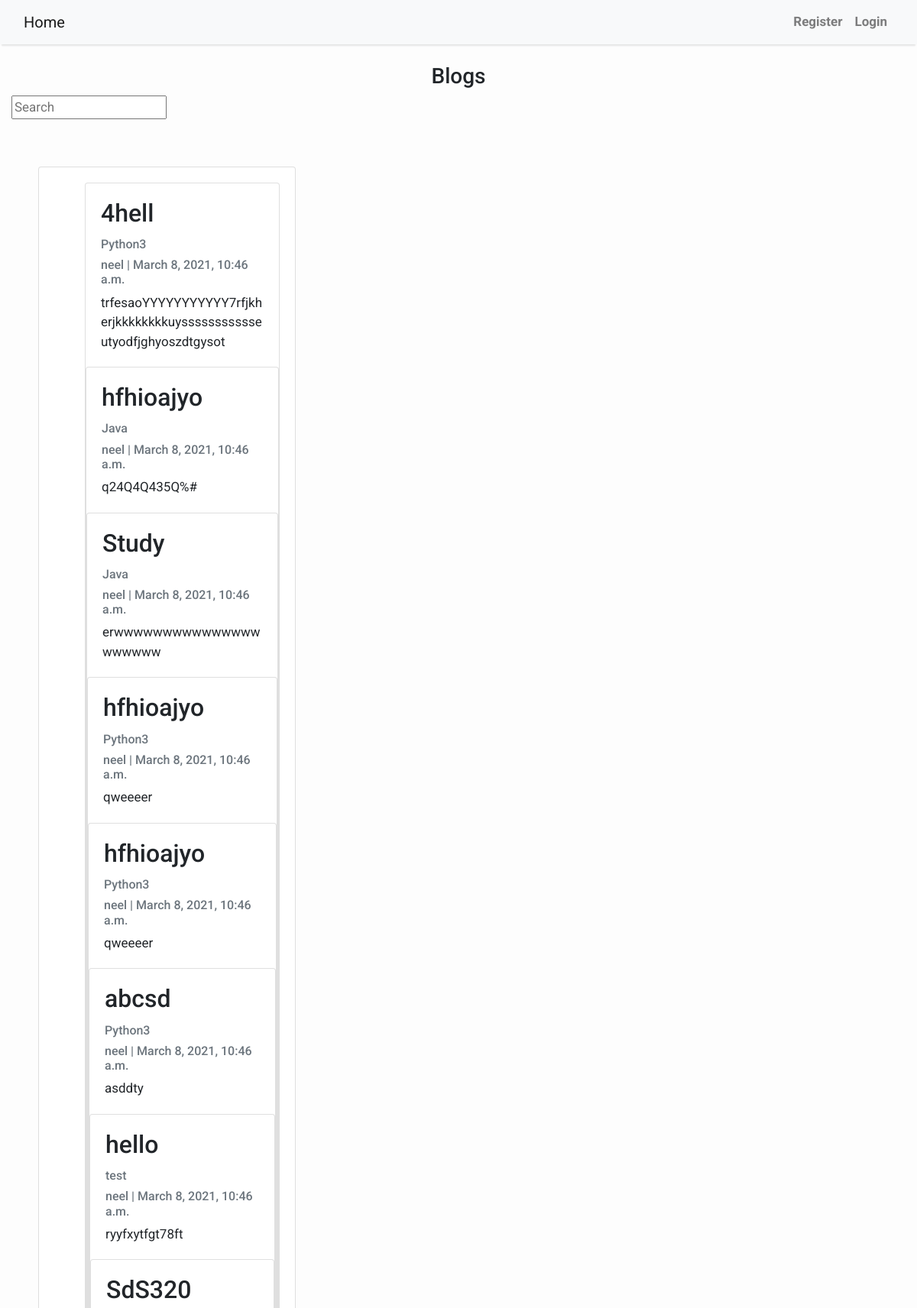
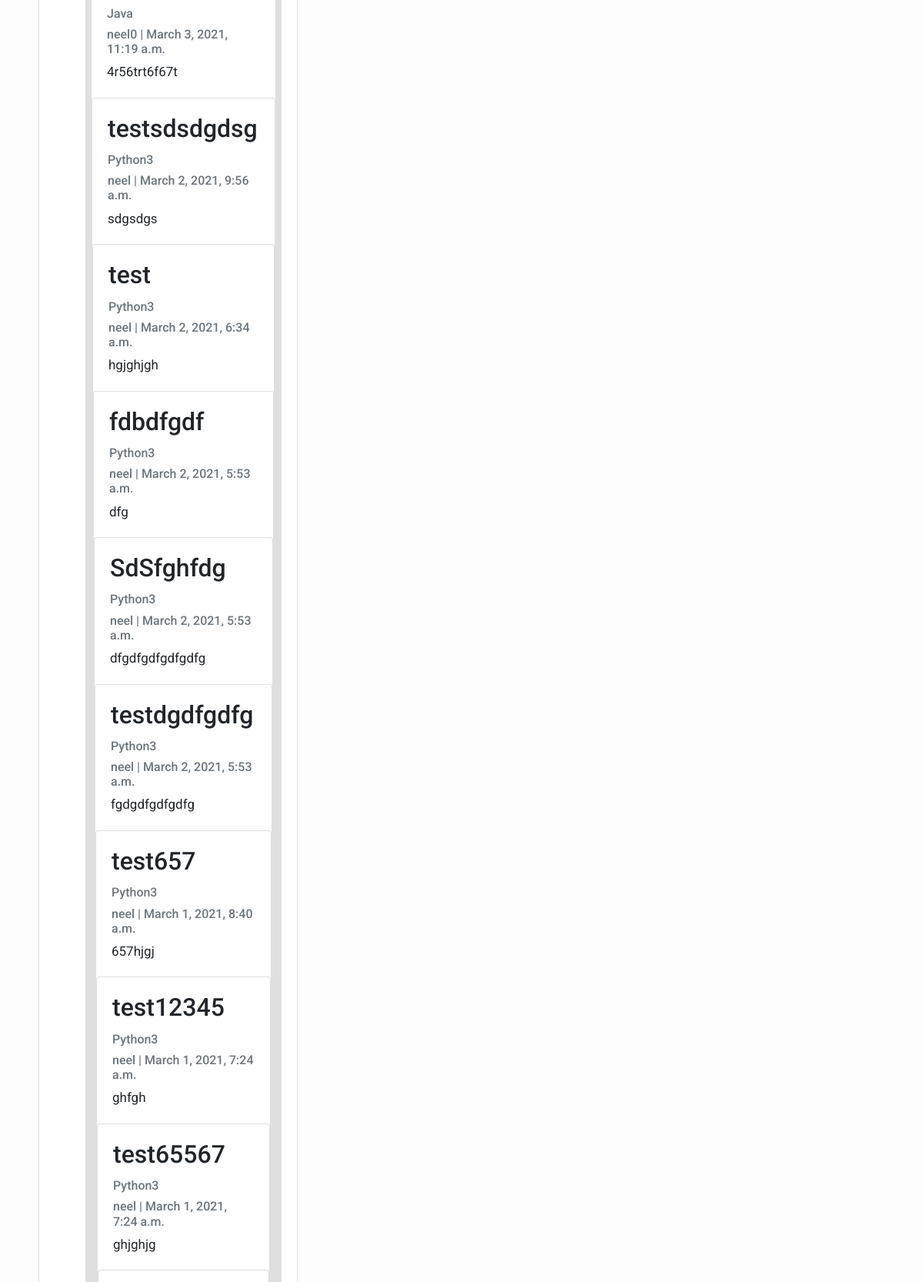
Screenshot of /ajax_search/ (upper part) with the database file from the repository (2 pictures, top to bottom).
### blog/models.py (models this page shows, shortened)
class Post(models.Model):
    title = models.CharField('title for post', max_length=200)
    author = models.ForeignKey(
        User, on_delete=models.CASCADE, related_name='blog_posts')
    updated_on = models.DateTimeField(auto_now=True)
    content = models.TextField()
    category = models.ForeignKey(
        Category, verbose_name="Category", on_delete=models.CASCADE, blank=True, null=True)
    created_on = models.DateTimeField(
        editable=True, auto_now_add=False, default=django.utils.timezone.now)
    slug = models.CharField(max_length=200, unique=True)
    class Meta:
        ordering = ['-created_on']

class Category(models.Model):
    title = models.CharField(max_length=255, unique=True,
                             verbose_name="Title for category")
    class Meta:
        verbose_name = "Category"
        verbose_name_plural = "Categories"
    def __str__(self):
        return self.title

### blog/views.py (the view, shortened to what this page needs)
# urls.py: path(r'ajax_search/', views.ajax_search, name='ajax_search'),
def ajax_search(request):
    ctx = {}
    url_parameter = request.GET.get("q")
    if url_parameter:
        ajax_blogs = Post.objects.filter(
            Q(title__icontains=url_parameter) | Q(content__icontains=url_parameter))
    else:
        ajax_blogs = Post.objects.all()
    ctx['ajax_blogs'] = ajax_blogs
    return render(request, "blog/ajax_search.html", context=ctx)

### blog/templates/blog/ajax_search.html (shortened to what this page needs)
{% extends 'blog/base.html' %}
{% load static %}
{% block content %}<br>
<center><h3>Blogs</h3></center>
<div class="col-6 align-left">
  <input type="text" id="user-input" placeholder="Search">
</div><br>
<div class="card-body">
  <div id="replaceable-content" class="col-6">
    <div class="container">
      <div class="row">
          <div class="col-md-8 mt-3 left">
            <div class="card mb-4">
              <div class="card-body">
    {% include 'blog/ajax-blogs-data.html' %}
  </div>
</div>
</div>
</div>
</div>
  </div><br>
</div>
{% endblock content %}

### blog/templates/blog/ajax-blogs-data.html
{% if ajax_blogs %}
  <ul>
  {% for post in ajax_blogs %}
  <div class="card mb-4">
    <div class="card-body">
        <h2 class="card-title">{{ post.title }}</h2>
        <p class="card-text text-muted h6">{{ post.category }}</p>
        <p class="card-text text-muted h6">{{ post.author }} | {{ post.created_on}} </p>
        <p class="card-text">{{post.content|slice:":200" }}</p>
</div>
  {% endfor %}
  </ul>
{% else %}
  <p>No artists found.</p>
{% endif %}

### blog/templates/blog/base.html (style rules this page uses)
body { font-family: "Roboto", sans-serif; font-size: 17px; background-color: #fdfdfd; }

### rows the page displays
Post: title "4hell", category "Python3", author "neel", created_on "March 8, 2021, 10:46 a.m.", content "trfesaoYYYYYYYYYYY7rfjkherjkkkkkkkkuyssssssssssseutyodfjghyoszdtgysot"
Post: title "hfhioajyo", category "Java", author "neel", created_on "March 8, 2021, 10:46 a.m.", content "q24Q4Q435Q%#"
Post: title "Study", category "Java", author "neel", created_on "March 8, 2021, 10:46 a.m.", content "erwwwwwwwwwwwwwwwwwwwww"
Post: title "hfhioajyo", category "Python3", author "neel", created_on "March 8, 2021, 10:46 a.m.", content "qweeeer"
Post: title "hfhioajyo", category "Python3", author "neel", created_on "March 8, 2021, 10:46 a.m.", content "qweeeer"
Post: title "abcsd", category "Python3", author "neel", created_on "March 8, 2021, 10:46 a.m.", content "asddty"
Post: title "hello", category "test", author "neel", created_on "March 8, 2021, 10:46 a.m.", content "ryyfxytfgt78ft"
Post: title "SdS320", category "Java", author "neel0", created_on "March 3, 2021, 11:19 a.m.", content "4r56trt6f67t"
Post: title "testsdsdgdsg", category "Python3", author "neel", created_on "March 2, 2021, 9:56 a.m.", content "sdgsdgs"
Post: title "test", category "Python3", author "neel", created_on "March 2, 2021, 6:34 a.m.", content "hgjghjgh"
Post: title "fdbdfgdf", category "Python3", author "neel", created_on "March 2, 2021, 5:53 a.m.", content "dfg"
Post: title "SdSfghfdg", category "Python3", author "neel", created_on "March 2, 2021, 5:53 a.m.", content "dfgdfgdfgdfgdfg"
Post: title "testdgdfgdfg", category "Python3", author "neel", created_on "March 2, 2021, 5:53 a.m.", content "fgdgdfgdfgdfg"
Post: title "test657", category "Python3", author "neel", created_on "March 1, 2021, 8:40 a.m.", content "657hjgj"
Post: title "test12345", category "Python3", author "neel", created_on "March 1, 2021, 7:24 a.m.", content "ghfgh"
Post: title "test65567", category "Python3", author "neel", created_on "March 1, 2021, 7:24 a.m.", content "ghjghjg"
